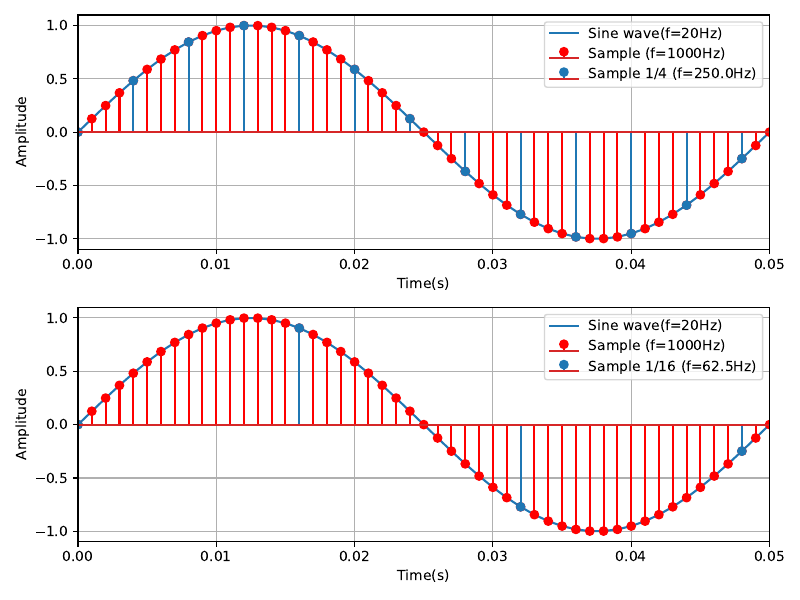

Recreate this plot in Python.
import numpy as np
import matplotlib.pyplot as plt

from src.lib import signal


f_wave = 20
f_sample = 1000
duration_s = 1.0

t_cont = np.arange(0, duration_s, 1 / f_sample)
sig = signal.Sin(A=1, f=f_wave, phi=0)

fig, (ax1, ax2) = plt.subplots(2, 1, figsize=(8, 6))

ax1.plot(t_cont, sig(t_cont), label=sig)
ax1.stem(t_cont, sig(t_cont), label=f"Sample (f={f_sample}Hz)", linefmt="r-")
ax1.stem(t_cont[::4], sig(t_cont)[::4], label=f"Sample 1/4 (f={f_sample / 4}Hz)")
ax1.set_xlim(0, 1 / f_wave)
ax1.set_xlabel("Time(s)")
ax1.set_ylabel("Amplitude")
ax1.legend()
ax1.grid()

ax2.plot(t_cont, sig(t_cont), label=sig)
ax2.stem(t_cont, sig(t_cont), label=f"Sample (f={f_sample}Hz)", linefmt="r-")
ax2.stem(t_cont[::16], sig(t_cont)[::16], label=f"Sample 1/16 (f={f_sample / 16}Hz)")
ax2.set_xlim(0, 1 / f_wave)
ax2.set_xlabel("Time(s)")
ax2.set_ylabel("Amplitude")
ax2.legend()
ax2.grid()

plt.tight_layout()
plt.savefig("src/02/07.pdf", format="pdf")
plt.show()
